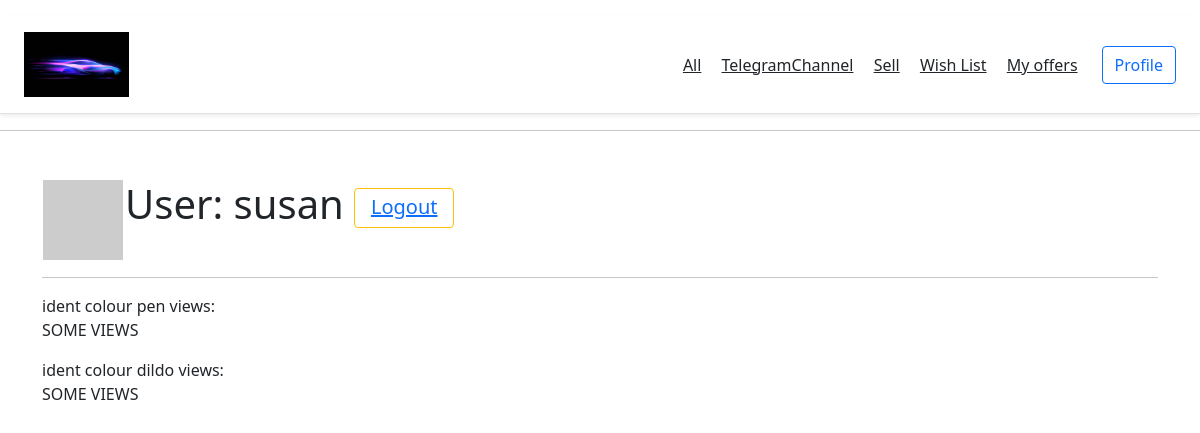
Page /user/susan (signed in) on the committed database.
### app/models.py (models this page shows, shortened)
class User(UserMixin, db.Model):
    id = db.Column(db.Integer, primary_key=True)
    username = db.Column(db.String(64), index=True, unique=True)
    email = db.Column(db.String(120), index=True, unique=True)
    password_hash = db.Column(db.String(128))
    offers = db.relationship('Offer', backref='author', lazy='dynamic')
    def avatar(self, size):
        digest = md5(self.email.lower().encode('utf-8')).hexdigest()
        return 'https://www.gravatar.com/avatar/{}?d=identicon&s={}'.format(
            digest, size)

class Offer(db.Model):
    id = db.Column(db.Integer, primary_key=True)
    item_name = db.Column(db.String(140))
    price = db.Column(db.Integer, nullable=False)
    descr = db.Column(db.String(140))
    timestamp = db.Column(db.DateTime, index=True, default=datetime.utcnow)
    author_id = db.Column(db.Integer, db.ForeignKey('user.id'))

### app/routes.py (the view)
@app.route('/user/<username>')
@login_required
def user(username):
    user = User.query.filter_by(username=username).first_or_404()
    my_offers_list = []
    for offer in Offer.query.filter_by(author_id=current_user.id):
        my_offers_list.append(offer)  #(Offer.query.get(Offer.id))
    return render_template('user.html', user=user, my_offers=my_offers_list)

### app/models.py (called while the page is built)
@login.user_loader
def load_user(id):
    return User.query.get(int(id))

### app/templates/user.html
{% extends "base.html" %}
{% block body%}
<div class="container mt-5">
    <table>
        <tr valign="top">
            <td><img src="{{ user.avatar(128) }}"></td>
            <td><h1>User: {{ user.username }}
                <button type="button" class="btn btn-outline-warning" style="height:40px;width:100px">
                    <h5> <a href="{{ url_for('logout') }}">Logout</a> </h5>  </button> </h1> </td>
        </tr>
    </table>
    <hr>
    {% for offer in my_offers %}
    <p>
        <td>ident colour</td>
        <td>{{ offer.item_name }} views:<br> SOME VIEWS </td>
    </p>
    {% endfor %}
</div>
{% endblock %}

### rows in the picture
User: username "susan"
Offer: item_name "pen"
Offer: item_name "dildo"
